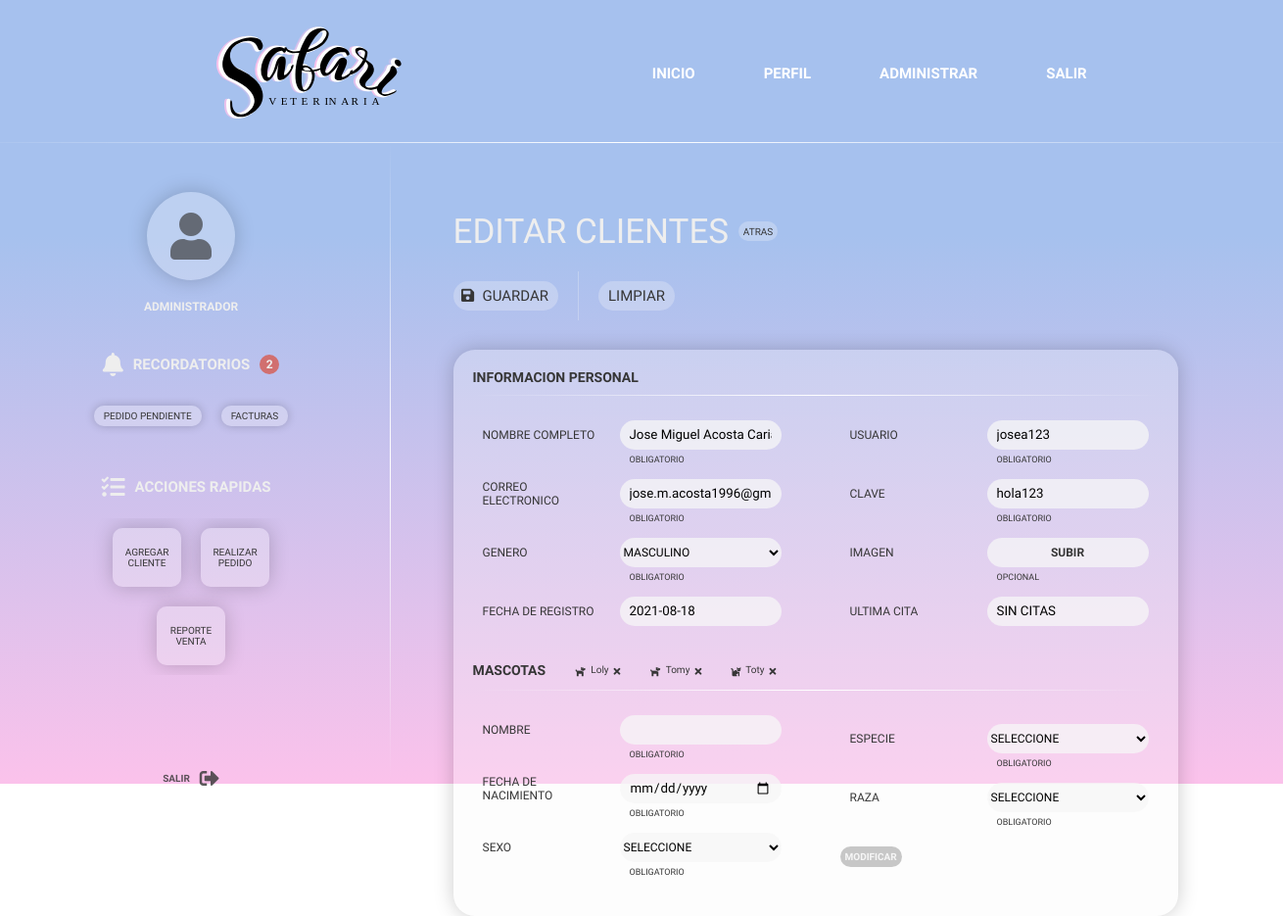
Before: /Proyecto/modules/administrador/admin_Cliente/admin_editarCliente.php?idCliente=1 with the older database file.
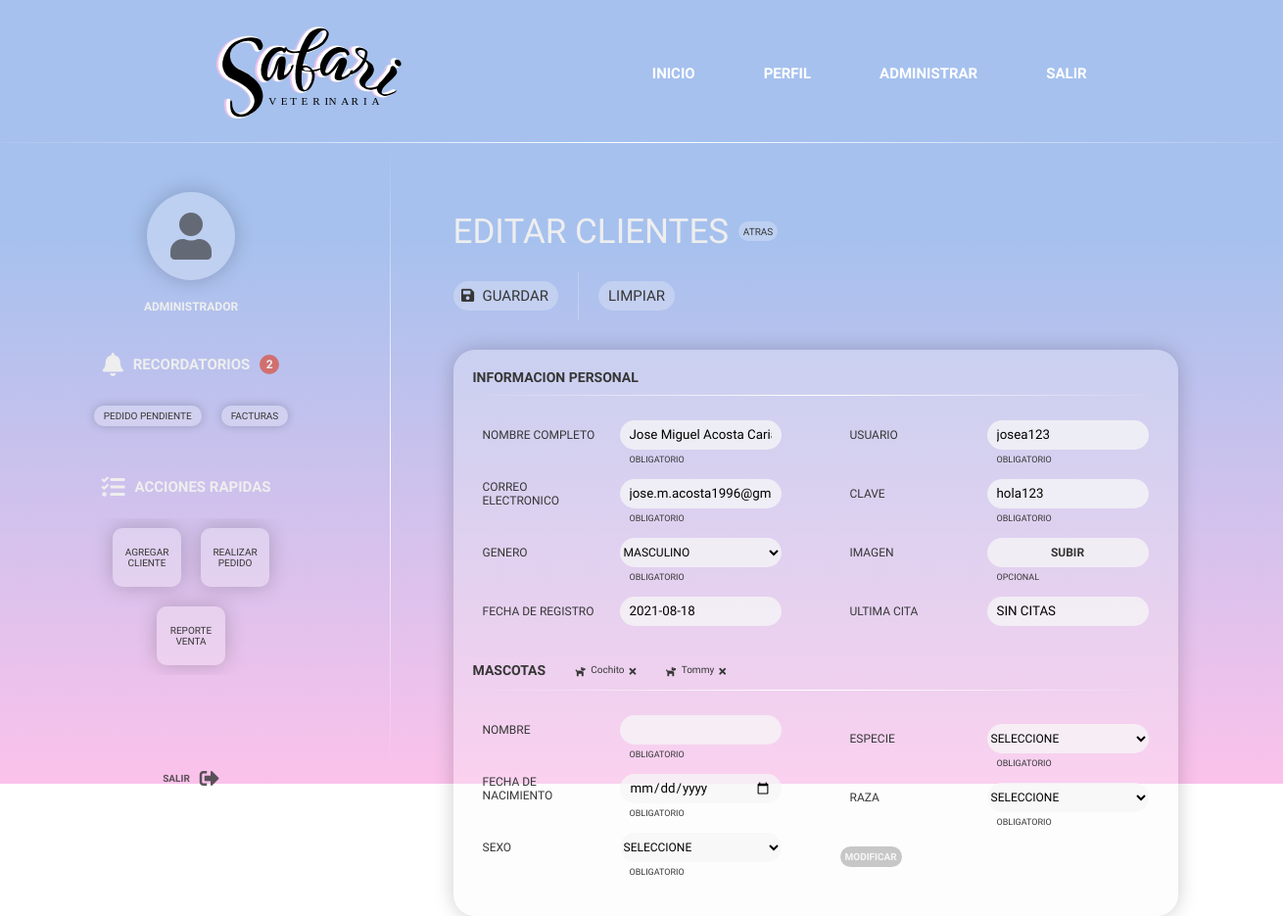
After: the same page with the newer database file.
### tables this page shows
CREATE TABLE `mascotas` (
  `Id_Mascota` int(6) NOT NULL,
  `Id_Cliente` int(6) NOT NULL,
  `Nombre_Mascota` varchar(15) NOT NULL,
  `Fecha_Mascota` date NOT NULL,
  `Edad_Mascota` int(2) GENERATED ALWAYS AS (year(current_timestamp()) - year(`Fecha_Mascota`)) VIRTUAL,
  `Sexo` varchar(10) NOT NULL,
  `Id_Especie` int(6) NOT NULL,
  `Id_Raza` int(6) NOT NULL,
  `Fecha_Registro` date DEFAULT current_timestamp()
);

### Proyecto/modules/administrador/admin_Cliente/admin_editarCliente.php (the view, shortened to what the changed rows need)
<!DOCTYPE html>
<html lang="en">
<head>
    <link rel="stylesheet" href="../../../statics/css/main.css" />
    <link rel="stylesheet" href="../../../statics/css/administrador/admin_Cliente/cliente.css">
    <link rel="stylesheet" href="https://use.fontawesome.com/releases/v5.15.1/css/all.css">
</head>
<body>
    <div class="fondo">
        <div class="main-user">
            <?php
            include("../../conexion/conexion.php");
            $idCliente = $_GET['idCliente'];
            ?>
            <div class="contenedor">
                <div class="agregar cliente">
                    <div class="forma">
                        <div class="mascota">
                            <div class="titulo-mascota">
                                <div class="lista-mascotas">
                                    <?php
                                    $query = "SELECT * FROM mascotas where Id_Cliente = '$idCliente'";
                                    $result = mysqli_query($conn, $query);
                                    while ($row = mysqli_fetch_array($result)) {
                                        $nombreMascota = $row['Nombre_Mascota'];
                                        $idEspecie = $row['Id_Especie'];
                                    ?>
                                        <div class="opcion-mascota">
                                            <?php switch ($idEspecie) {
                                                case 1:
                                                    echo "<i class='fas fa-dog'></i>";
                                                    break;
                                                case 2:
                                                    echo "<i class='fas fa-cat'></i>";
                                                    break;
                                            } ?>
                                            <div class="opcion-mascota-nombre"><?php echo $nombreMascota ?></div>
                                            <i class="fas fa-times" onclick="quitarMascota(event)"></i>
                                        </div>
                                    <?php } ?>
                                </div>
                            </div>
                        </div>
                    </div>
                </div>
            </div>
        </div>
    </div>
</body>
</html>

Changed rows visible on the page:
removed mascotas: Nombre_Mascota "Loly"
removed mascotas: Nombre_Mascota "Tomy"
removed mascotas: Nombre_Mascota "Toty"
added mascotas: Nombre_Mascota "Cochito"
added mascotas: Nombre_Mascota "Tommy"
